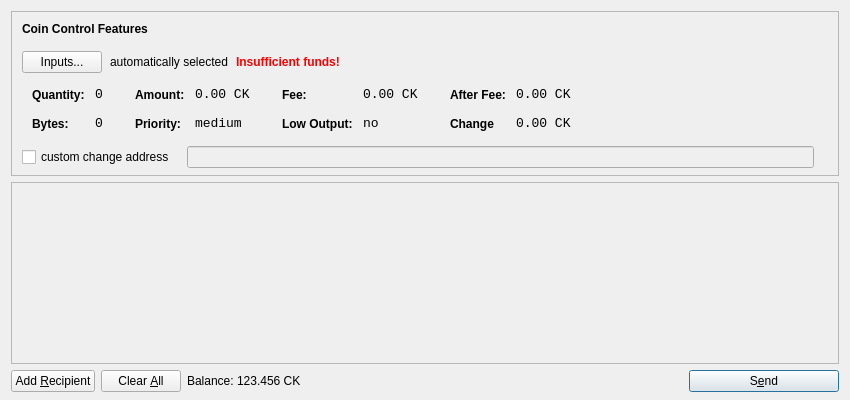
<?xml version="1.0" encoding="UTF-8"?>
<ui version="4.0">
 <class>SendCoinsDialog</class>
 <widget class="QDialog" name="SendCoinsDialog">
  <property name="geometry">
   <rect>
    <x>0</x>
    <y>0</y>
    <width>850</width>
    <height>400</height>
   </rect>
  </property>
  <property name="windowTitle">
   <string>Send Coins</string>
  </property>
  <layout class="QVBoxLayout" name="verticalLayout" stretch="0,1,0">
   <property name="bottomMargin">
    <number>8</number>
   </property>
   <item>
    <widget class="QFrame" name="frameCoinControl">
     <property name="sizePolicy">
      <sizepolicy hsizetype="Expanding" vsizetype="Expanding">
       <horstretch>0</horstretch>
       <verstretch>0</verstretch>
      </sizepolicy>
     </property>
     <property name="maximumSize">
      <size>
       <width>16777215</width>
       <height>16777215</height>
      </size>
     </property>
     <property name="frameShape">
      <enum>QFrame::StyledPanel</enum>
     </property>
     <property name="frameShadow">
      <enum>QFrame::Sunken</enum>
     </property>
     <layout class="QVBoxLayout" name="verticalLayoutCoinControl2">
      <property name="spacing">
       <number>-1</number>
      </property>
      <property name="leftMargin">
       <number>0</number>
      </property>
      <property name="topMargin">
       <number>0</number>
      </property>
      <property name="rightMargin">
       <number>0</number>
      </property>
      <property name="bottomMargin">
       <number>6</number>
      </property>
      <item>
       <layout class="QVBoxLayout" name="verticalLayoutCoinControl" stretch="0,0,0,0,1">
        <property name="spacing">
         <number>0</number>
        </property>
        <property name="leftMargin">
         <number>10</number>
        </property>
        <property name="topMargin">
         <number>10</number>
        </property>
        <item>
         <layout class="QHBoxLayout" name="horizontalLayoutCoinControl1">
          <property name="bottomMargin">
           <number>15</number>
          </property>
          <item>
           <widget class="QLabel" name="labelCoinControlFeatures">
            <property name="sizePolicy">
             <sizepolicy hsizetype="Preferred" vsizetype="Maximum">
              <horstretch>0</horstretch>
              <verstretch>0</verstretch>
             </sizepolicy>
            </property>
            <property name="font">
             <font>
              <weight>75</weight>
              <bold>true</bold>
             </font>
            </property>
            <property name="styleSheet">
             <string notr="true">font-weight:bold;</string>
            </property>
            <property name="text">
             <string>Coin Control Features</string>
            </property>
           </widget>
          </item>
         </layout>
        </item>
        <item>
         <layout class="QHBoxLayout" name="horizontalLayoutCoinControl2" stretch="0,0,0,0">
          <property name="spacing">
           <number>8</number>
          </property>
          <property name="bottomMargin">
           <number>10</number>
          </property>
          <item>
           <widget class="QPushButton" name="pushButtonCoinControl">
            <property name="styleSheet">
             <string notr="true"/>
            </property>
            <property name="text">
             <string>Inputs...</string>
            </property>
           </widget>
          </item>
          <item>
           <widget class="QLabel" name="labelCoinControlAutomaticallySelected">
            <property name="text">
             <string>automatically selected</string>
            </property>
            <property name="margin">
             <number>5</number>
            </property>
           </widget>
          </item>
          <item>
           <widget class="QLabel" name="labelCoinControlInsuffFunds">
            <property name="font">
             <font>
              <weight>75</weight>
              <bold>true</bold>
             </font>
            </property>
            <property name="styleSheet">
             <string notr="true">color:red;font-weight:bold;</string>
            </property>
            <property name="text">
             <string>Insufficient funds!</string>
            </property>
            <property name="margin">
             <number>5</number>
            </property>
           </widget>
          </item>
          <item>
           <spacer name="horizontalSpacerCoinControl">
            <property name="orientation">
             <enum>Qt::Horizontal</enum>
            </property>
            <property name="sizeHint" stdset="0">
             <size>
              <width>40</width>
              <height>1</height>
             </size>
            </property>
           </spacer>
          </item>
         </layout>
        </item>
        <item>
         <widget class="QWidget" name="widgetCoinControl" native="true">
          <property name="sizePolicy">
           <sizepolicy hsizetype="Preferred" vsizetype="Preferred">
            <horstretch>0</horstretch>
            <verstretch>0</verstretch>
           </sizepolicy>
          </property>
          <property name="minimumSize">
           <size>
            <width>0</width>
            <height>0</height>
           </size>
          </property>
          <property name="styleSheet">
           <string notr="true"/>
          </property>
          <layout class="QHBoxLayout" name="horizontalLayoutCoinControl5">
           <property name="margin">
            <number>0</number>
           </property>
           <item>
            <layout class="QHBoxLayout" name="horizontalLayoutCoinControl3" stretch="0,0,0,1">
             <property name="spacing">
              <number>20</number>
             </property>
             <property name="topMargin">
              <number>0</number>
             </property>
             <property name="bottomMargin">
              <number>10</number>
             </property>
             <item>
              <layout class="QFormLayout" name="formLayoutCoinControl1">
               <property name="horizontalSpacing">
                <number>10</number>
               </property>
               <property name="verticalSpacing">
                <number>14</number>
               </property>
               <property name="leftMargin">
                <number>10</number>
               </property>
               <property name="topMargin">
                <number>4</number>
               </property>
               <property name="rightMargin">
                <number>6</number>
               </property>
               <item row="0" column="0">
                <widget class="QLabel" name="labelCoinControlQuantityText">
                 <property name="styleSheet">
                  <string notr="true">font-weight:bold;</string>
                 </property>
                 <property name="text">
                  <string>Quantity:</string>
                 </property>
                 <property name="margin">
                  <number>0</number>
                 </property>
                </widget>
               </item>
               <item row="0" column="1">
                <widget class="QLabel" name="labelCoinControlQuantity">
                 <property name="font">
                  <font>
                   <family>Monospace</family>
                   <pointsize>10</pointsize>
                  </font>
                 </property>
                 <property name="cursor">
                  <cursorShape>IBeamCursor</cursorShape>
                 </property>
                 <property name="contextMenuPolicy">
                  <enum>Qt::ActionsContextMenu</enum>
                 </property>
                 <property name="text">
                  <string>0</string>
                 </property>
                 <property name="margin">
                  <number>0</number>
                 </property>
                 <property name="textInteractionFlags">
                  <set>Qt::LinksAccessibleByMouse|Qt::TextSelectableByKeyboard|Qt::TextSelectableByMouse</set>
                 </property>
                </widget>
               </item>
               <item row="1" column="0">
                <widget class="QLabel" name="labelCoinControlBytesText">
                 <property name="styleSheet">
                  <string notr="true">font-weight:bold;</string>
                 </property>
                 <property name="text">
                  <string>Bytes:</string>
                 </property>
                </widget>
               </item>
               <item row="1" column="1">
                <widget class="QLabel" name="labelCoinControlBytes">
                 <property name="font">
                  <font>
                   <family>Monospace</family>
                   <pointsize>10</pointsize>
                  </font>
                 </property>
                 <property name="cursor">
                  <cursorShape>IBeamCursor</cursorShape>
                 </property>
                 <property name="contextMenuPolicy">
                  <enum>Qt::ActionsContextMenu</enum>
                 </property>
                 <property name="text">
                  <string>0</string>
                 </property>
                 <property name="textInteractionFlags">
                  <set>Qt::LinksAccessibleByMouse|Qt::TextSelectableByKeyboard|Qt::TextSelectableByMouse</set>
                 </property>
                </widget>
               </item>
              </layout>
             </item>
             <item>
              <layout class="QFormLayout" name="formLayoutCoinControl2">
               <property name="horizontalSpacing">
                <number>10</number>
               </property>
               <property name="verticalSpacing">
                <number>14</number>
               </property>
               <property name="leftMargin">
                <number>6</number>
               </property>
               <property name="topMargin">
                <number>4</number>
               </property>
               <property name="rightMargin">
                <number>6</number>
               </property>
               <item row="0" column="0">
                <widget class="QLabel" name="labelCoinControlAmountText">
                 <property name="styleSheet">
                  <string notr="true">font-weight:bold;</string>
                 </property>
                 <property name="text">
                  <string>Amount:</string>
                 </property>
                 <property name="margin">
                  <number>0</number>
                 </property>
                </widget>
               </item>
               <item row="0" column="1">
                <widget class="QLabel" name="labelCoinControlAmount">
                 <property name="font">
                  <font>
                   <family>Monospace</family>
                   <pointsize>10</pointsize>
                  </font>
                 </property>
                 <property name="cursor">
                  <cursorShape>IBeamCursor</cursorShape>
                 </property>
                 <property name="contextMenuPolicy">
                  <enum>Qt::ActionsContextMenu</enum>
                 </property>
                 <property name="text">
                  <string>0.00 CK</string>
                 </property>
                 <property name="textInteractionFlags">
                  <set>Qt::LinksAccessibleByMouse|Qt::TextSelectableByKeyboard|Qt::TextSelectableByMouse</set>
                 </property>
                </widget>
               </item>
               <item row="1" column="0">
                <widget class="QLabel" name="labelCoinControlPriorityText">
                 <property name="styleSheet">
                  <string notr="true">font-weight:bold;</string>
                 </property>
                 <property name="text">
                  <string>Priority:</string>
                 </property>
                </widget>
               </item>
               <item row="1" column="1">
                <widget class="QLabel" name="labelCoinControlPriority">
                 <property name="font">
                  <font>
                   <family>Monospace</family>
                   <pointsize>10</pointsize>
                  </font>
                 </property>
                 <property name="cursor">
                  <cursorShape>IBeamCursor</cursorShape>
                 </property>
                 <property name="contextMenuPolicy">
                  <enum>Qt::ActionsContextMenu</enum>
                 </property>
                 <property name="text">
                  <string>medium</string>
                 </property>
                 <property name="textInteractionFlags">
                  <set>Qt::LinksAccessibleByMouse|Qt::TextSelectableByKeyboard|Qt::TextSelectableByMouse</set>
                 </property>
                </widget>
               </item>
              </layout>
             </item>
             <item>
              <layout class="QFormLayout" name="formLayoutCoinControl3">
               <property name="horizontalSpacing">
                <number>10</number>
               </property>
               <property name="verticalSpacing">
                <number>14</number>
               </property>
               <property name="leftMargin">
                <number>6</number>
               </property>
               <property name="topMargin">
                <number>4</number>
               </property>
               <property name="rightMargin">
                <number>6</number>
               </property>
               <item row="0" column="0">
                <widget class="QLabel" name="labelCoinControlFeeText">
                 <property name="styleSheet">
                  <string notr="true">font-weight:bold;</string>
                 </property>
                 <property name="text">
                  <string>Fee:</string>
                 </property>
                 <property name="margin">
                  <number>0</number>
                 </property>
                </widget>
               </item>
               <item row="0" column="1">
                <widget class="QLabel" name="labelCoinControlFee">
                 <property name="font">
                  <font>
                   <family>Monospace</family>
                   <pointsize>10</pointsize>
                  </font>
                 </property>
                 <property name="cursor">
                  <cursorShape>IBeamCursor</cursorShape>
                 </property>
                 <property name="contextMenuPolicy">
                  <enum>Qt::ActionsContextMenu</enum>
                 </property>
                 <property name="text">
                  <string>0.00 CK</string>
                 </property>
                 <property name="textInteractionFlags">
                  <set>Qt::LinksAccessibleByMouse|Qt::TextSelectableByKeyboard|Qt::TextSelectableByMouse</set>
                 </property>
                </widget>
               </item>
               <item row="1" column="0">
                <widget class="QLabel" name="labelCoinControlLowOutputText">
                 <property name="styleSheet">
                  <string notr="true">font-weight:bold;</string>
                 </property>
                 <property name="text">
                  <string>Low Output:</string>
                 </property>
                </widget>
               </item>
               <item row="1" column="1">
                <widget class="QLabel" name="labelCoinControlLowOutput">
                 <property name="font">
                  <font>
                   <family>Monospace</family>
                   <pointsize>10</pointsize>
                  </font>
                 </property>
                 <property name="cursor">
                  <cursorShape>IBeamCursor</cursorShape>
                 </property>
                 <property name="contextMenuPolicy">
                  <enum>Qt::ActionsContextMenu</enum>
                 </property>
                 <property name="text">
                  <string>no</string>
                 </property>
                 <property name="textInteractionFlags">
                  <set>Qt::LinksAccessibleByMouse|Qt::TextSelectableByKeyboard|Qt::TextSelectableByMouse</set>
                 </property>
                </widget>
               </item>
              </layout>
             </item>
             <item>
              <layout class="QFormLayout" name="formLayoutCoinControl4">
               <property name="horizontalSpacing">
                <number>10</number>
               </property>
               <property name="verticalSpacing">
                <number>14</number>
               </property>
               <property name="leftMargin">
                <number>6</number>
               </property>
               <property name="topMargin">
                <number>4</number>
               </property>
               <property name="rightMargin">
                <number>6</number>
               </property>
               <item row="0" column="0">
                <widget class="QLabel" name="labelCoinControlAfterFeeText">
                 <property name="styleSheet">
                  <string notr="true">font-weight:bold;</string>
                 </property>
                 <property name="text">
                  <string>After Fee:</string>
                 </property>
                 <property name="margin">
                  <number>0</number>
                 </property>
                </widget>
               </item>
               <item row="0" column="1">
                <widget class="QLabel" name="labelCoinControlAfterFee">
                 <property name="font">
                  <font>
                   <family>Monospace</family>
                   <pointsize>10</pointsize>
                  </font>
                 </property>
                 <property name="cursor">
                  <cursorShape>IBeamCursor</cursorShape>
                 </property>
                 <property name="contextMenuPolicy">
                  <enum>Qt::ActionsContextMenu</enum>
                 </property>
                 <property name="text">
                  <string>0.00 CK</string>
                 </property>
                 <property name="textInteractionFlags">
                  <set>Qt::LinksAccessibleByMouse|Qt::TextSelectableByKeyboard|Qt::TextSelectableByMouse</set>
                 </property>
                </widget>
               </item>
               <item row="1" column="0">
                <widget class="QLabel" name="labelCoinControlChangeText">
                 <property name="styleSheet">
                  <string notr="true">font-weight:bold;</string>
                 </property>
                 <property name="text">
                  <string>Change</string>
                 </property>
                </widget>
               </item>
               <item row="1" column="1">
                <widget class="QLabel" name="labelCoinControlChange">
                 <property name="font">
                  <font>
                   <family>Monospace</family>
                   <pointsize>10</pointsize>
                  </font>
                 </property>
                 <property name="cursor">
                  <cursorShape>IBeamCursor</cursorShape>
                 </property>
                 <property name="contextMenuPolicy">
                  <enum>Qt::ActionsContextMenu</enum>
                 </property>
                 <property name="text">
                  <string>0.00 CK</string>
                 </property>
                 <property name="textInteractionFlags">
                  <set>Qt::LinksAccessibleByMouse|Qt::TextSelectableByKeyboard|Qt::TextSelectableByMouse</set>
                 </property>
                </widget>
               </item>
              </layout>
             </item>
            </layout>
           </item>
          </layout>
         </widget>
        </item>
        <item>
         <layout class="QHBoxLayout" name="horizontalLayoutCoinControl4" stretch="0,0,0">
          <property name="spacing">
           <number>12</number>
          </property>
          <property name="sizeConstraint">
           <enum>QLayout::SetDefaultConstraint</enum>
          </property>
          <property name="topMargin">
           <number>5</number>
          </property>
          <property name="rightMargin">
           <number>5</number>
          </property>
          <item>
           <widget class="QCheckBox" name="checkBoxCoinControlChange">
            <property name="text">
             <string>custom change address</string>
            </property>
           </widget>
          </item>
          <item>
           <widget class="QLineEdit" name="lineEditCoinControlChange">
            <property name="enabled">
             <bool>false</bool>
            </property>
            <property name="sizePolicy">
             <sizepolicy hsizetype="Expanding" vsizetype="Fixed">
              <horstretch>0</horstretch>
              <verstretch>0</verstretch>
             </sizepolicy>
            </property>
           </widget>
          </item>
          <item>
           <widget class="QLabel" name="labelCoinControlChangeLabel">
            <property name="sizePolicy">
             <sizepolicy hsizetype="Preferred" vsizetype="Expanding">
              <horstretch>0</horstretch>
              <verstretch>0</verstretch>
             </sizepolicy>
            </property>
            <property name="minimumSize">
             <size>
              <width>0</width>
              <height>0</height>
             </size>
            </property>
            <property name="text">
             <string/>
            </property>
            <property name="margin">
             <number>3</number>
            </property>
           </widget>
          </item>
         </layout>
        </item>
        <item>
         <spacer name="verticalSpacerCoinControl">
          <property name="orientation">
           <enum>Qt::Vertical</enum>
          </property>
          <property name="sizeHint" stdset="0">
           <size>
            <width>800</width>
            <height>1</height>
           </size>
          </property>
         </spacer>
        </item>
       </layout>
      </item>
     </layout>
    </widget>
   </item>
   <item>
    <widget class="QScrollArea" name="scrollArea">
     <property name="widgetResizable">
      <bool>true</bool>
     </property>
     <widget class="QWidget" name="scrollAreaWidgetContents">
      <property name="geometry">
       <rect>
        <x>0</x>
        <y>0</y>
        <width>830</width>
        <height>165</height>
       </rect>
      </property>
      <layout class="QVBoxLayout" name="verticalLayout_2">
       <property name="margin">
        <number>0</number>
       </property>
       <item>
        <layout class="QVBoxLayout" name="entries">
         <property name="spacing">
          <number>6</number>
         </property>
        </layout>
       </item>
       <item>
        <spacer name="verticalSpacer">
         <property name="orientation">
          <enum>Qt::Vertical</enum>
         </property>
         <property name="sizeHint" stdset="0">
          <size>
           <width>20</width>
           <height>40</height>
          </size>
         </property>
        </spacer>
       </item>
      </layout>
     </widget>
    </widget>
   </item>
   <item>
    <layout class="QHBoxLayout" name="horizontalLayout">
     <item>
      <widget class="QPushButton" name="addButton">
       <property name="toolTip">
        <string>Send to multiple recipients at once</string>
       </property>
       <property name="text">
        <string>Add &amp;Recipient</string>
       </property>
       <property name="icon">
        <iconset resource="../bitcoin.qrc">
         <normaloff>:/icons/add</normaloff>:/icons/add</iconset>
       </property>
       <property name="autoDefault">
        <bool>false</bool>
       </property>
      </widget>
     </item>
     <item>
      <widget class="QPushButton" name="clearButton">
       <property name="sizePolicy">
        <sizepolicy hsizetype="Minimum" vsizetype="Fixed">
         <horstretch>0</horstretch>
         <verstretch>0</verstretch>
        </sizepolicy>
       </property>
       <property name="toolTip">
        <string>Remove all transaction fields</string>
       </property>
       <property name="text">
        <string>Clear &amp;All</string>
       </property>
       <property name="icon">
        <iconset resource="../bitcoin.qrc">
         <normaloff>:/icons/remove</normaloff>:/icons/remove</iconset>
       </property>
       <property name="autoRepeatDelay">
        <number>300</number>
       </property>
       <property name="autoDefault">
        <bool>false</bool>
       </property>
      </widget>
     </item>
     <item>
      <layout class="QHBoxLayout" name="horizontalLayout_2">
       <property name="spacing">
        <number>3</number>
       </property>
       <item>
        <widget class="QLabel" name="label">
         <property name="sizePolicy">
          <sizepolicy hsizetype="Preferred" vsizetype="Fixed">
           <horstretch>0</horstretch>
           <verstretch>0</verstretch>
          </sizepolicy>
         </property>
         <property name="text">
          <string>Balance:</string>
         </property>
        </widget>
       </item>
       <item>
        <widget class="QLabel" name="labelBalance">
         <property name="sizePolicy">
          <sizepolicy hsizetype="Preferred" vsizetype="Fixed">
           <horstretch>0</horstretch>
           <verstretch>0</verstretch>
          </sizepolicy>
         </property>
         <property name="cursor">
          <cursorShape>IBeamCursor</cursorShape>
         </property>
         <property name="text">
          <string>123.456 CK</string>
         </property>
         <property name="textInteractionFlags">
          <set>Qt::LinksAccessibleByMouse|Qt::TextSelectableByKeyboard|Qt::TextSelectableByMouse</set>
         </property>
        </widget>
       </item>
      </layout>
     </item>
     <item>
      <spacer name="horizontalSpacer">
       <property name="orientation">
        <enum>Qt::Horizontal</enum>
       </property>
       <property name="sizeHint" stdset="0">
        <size>
         <width>40</width>
         <height>20</height>
        </size>
       </property>
      </spacer>
     </item>
     <item>
      <widget class="QPushButton" name="sendButton">
       <property name="minimumSize">
        <size>
         <width>150</width>
         <height>0</height>
        </size>
       </property>
       <property name="toolTip">
        <string>Confirm the send action</string>
       </property>
       <property name="text">
        <string>S&amp;end</string>
       </property>
       <property name="icon">
        <iconset resource="../bitcoin.qrc">
         <normaloff>:/icons/send</normaloff>:/icons/send</iconset>
       </property>
       <property name="default">
        <bool>true</bool>
       </property>
      </widget>
     </item>
    </layout>
   </item>
  </layout>
 </widget>
 <resources>
  <include location="../bitcoin.qrc"/>
 </resources>
 <connections/>
</ui>
